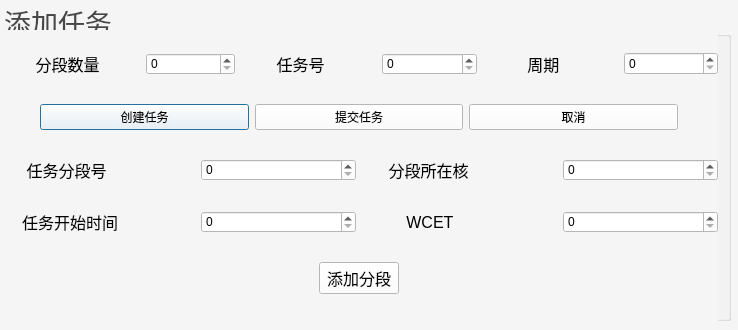
<?xml version="1.0" encoding="UTF-8"?>
<ui version="4.0">
 <class>addTask</class>
 <widget class="QDialog" name="addTask">
  <property name="geometry">
   <rect>
    <x>0</x>
    <y>0</y>
    <width>738</width>
    <height>330</height>
   </rect>
  </property>
  <property name="sizePolicy">
   <sizepolicy hsizetype="Preferred" vsizetype="Preferred">
    <horstretch>0</horstretch>
    <verstretch>0</verstretch>
   </sizepolicy>
  </property>
  <property name="windowTitle">
   <string>Dialog</string>
  </property>
  <property name="styleSheet">
   <string notr="true">color: rgb(71, 71, 71);
background-color: rgb(245, 245, 245);
border-color: rgb(18, 18, 18);</string>
  </property>
  <widget class="QGroupBox" name="groupBox">
   <property name="geometry">
    <rect>
     <x>0</x>
     <y>0</y>
     <width>731</width>
     <height>321</height>
    </rect>
   </property>
   <property name="sizePolicy">
    <sizepolicy hsizetype="Preferred" vsizetype="Fixed">
     <horstretch>0</horstretch>
     <verstretch>0</verstretch>
    </sizepolicy>
   </property>
   <property name="font">
    <font>
     <pointsize>20</pointsize>
    </font>
   </property>
   <property name="styleSheet">
    <string notr="true">color: rgb(71, 71, 71);
background-color: rgb(245, 245, 245);
border-color: rgb(18, 18, 18);</string>
   </property>
   <property name="title">
    <string>添加任务</string>
   </property>
   <property name="flat">
    <bool>false</bool>
   </property>
   <property name="checkable">
    <bool>false</bool>
   </property>
   <widget class="QWidget" name="verticalLayoutWidget">
    <property name="geometry">
     <rect>
      <x>0</x>
      <y>30</y>
      <width>718</width>
      <height>291</height>
     </rect>
    </property>
    <layout class="QVBoxLayout" name="verticalLayout_3">
     <item>
      <layout class="QHBoxLayout" name="horizontalLayout_4">
       <item>
        <layout class="QHBoxLayout" name="horizontalLayout_3">
         <item>
          <widget class="QLabel" name="label_7">
           <property name="maximumSize">
            <size>
             <width>16777215</width>
             <height>16777215</height>
            </size>
           </property>
           <property name="font">
            <font>
             <pointsize>12</pointsize>
            </font>
           </property>
           <property name="styleSheet">
            <string notr="true">color: rgb(0, 0, 0);</string>
           </property>
           <property name="text">
            <string>        分段数量</string>
           </property>
          </widget>
         </item>
         <item>
          <spacer name="horizontalSpacer_10">
           <property name="orientation">
            <enum>Qt::Horizontal</enum>
           </property>
           <property name="sizeType">
            <enum>QSizePolicy::Fixed</enum>
           </property>
           <property name="sizeHint" stdset="0">
            <size>
             <width>40</width>
             <height>20</height>
            </size>
           </property>
          </spacer>
         </item>
         <item>
          <widget class="QSpinBox" name="sections">
           <property name="styleSheet">
            <string notr="true">color: rgb(0, 0, 0);
font: 12pt &quot;Consolas&quot;;
background-color: rgb(255, 255, 255);</string>
           </property>
          </widget>
         </item>
        </layout>
       </item>
       <item>
        <layout class="QHBoxLayout" name="horizontalLayout_12">
         <item>
          <widget class="QLabel" name="label_6">
           <property name="font">
            <font>
             <pointsize>12</pointsize>
            </font>
           </property>
           <property name="styleSheet">
            <string notr="true">color: rgb(0, 0, 0);</string>
           </property>
           <property name="text">
            <string>        任务号</string>
           </property>
          </widget>
         </item>
         <item>
          <spacer name="horizontalSpacer_5">
           <property name="orientation">
            <enum>Qt::Horizontal</enum>
           </property>
           <property name="sizeType">
            <enum>QSizePolicy::Fixed</enum>
           </property>
           <property name="sizeHint" stdset="0">
            <size>
             <width>40</width>
             <height>20</height>
            </size>
           </property>
          </spacer>
         </item>
         <item>
          <widget class="QSpinBox" name="task_id">
           <property name="styleSheet">
            <string notr="true">color: rgb(0, 0, 0);
font: 12pt &quot;Consolas&quot;;
background-color: rgb(255, 255, 255);</string>
           </property>
          </widget>
         </item>
        </layout>
       </item>
       <item>
        <layout class="QHBoxLayout" name="horizontalLayout_15">
         <item>
          <widget class="QLabel" name="label_5">
           <property name="sizePolicy">
            <sizepolicy hsizetype="Preferred" vsizetype="Preferred">
             <horstretch>0</horstretch>
             <verstretch>0</verstretch>
            </sizepolicy>
           </property>
           <property name="font">
            <font>
             <pointsize>12</pointsize>
            </font>
           </property>
           <property name="styleSheet">
            <string notr="true">color: rgb(0, 0, 0);</string>
           </property>
           <property name="text">
            <string>          周期</string>
           </property>
          </widget>
         </item>
         <item>
          <spacer name="horizontalSpacer_6">
           <property name="orientation">
            <enum>Qt::Horizontal</enum>
           </property>
           <property name="sizeType">
            <enum>QSizePolicy::Fixed</enum>
           </property>
           <property name="sizeHint" stdset="0">
            <size>
             <width>40</width>
             <height>20</height>
            </size>
           </property>
          </spacer>
         </item>
         <item>
          <widget class="QSpinBox" name="period">
           <property name="sizePolicy">
            <sizepolicy hsizetype="Ignored" vsizetype="Fixed">
             <horstretch>0</horstretch>
             <verstretch>0</verstretch>
            </sizepolicy>
           </property>
           <property name="maximumSize">
            <size>
             <width>110</width>
             <height>23</height>
            </size>
           </property>
           <property name="styleSheet">
            <string notr="true">color: rgb(0, 0, 0);
font: 12pt &quot;Consolas&quot;;
background-color: rgb(255, 255, 255);</string>
           </property>
          </widget>
         </item>
        </layout>
       </item>
      </layout>
     </item>
     <item>
      <layout class="QHBoxLayout" name="horizontalLayout_13">
       <item>
        <spacer name="horizontalSpacer_7">
         <property name="orientation">
          <enum>Qt::Horizontal</enum>
         </property>
         <property name="sizeType">
          <enum>QSizePolicy::Preferred</enum>
         </property>
         <property name="sizeHint" stdset="0">
          <size>
           <width>40</width>
           <height>20</height>
          </size>
         </property>
        </spacer>
       </item>
       <item>
        <widget class="QPushButton" name="Create">
         <property name="styleSheet">
          <string notr="true">color: rgb(0, 0, 0);
font: 12pt &quot;Consolas&quot;;
background-color: rgb(255, 255, 255);</string>
         </property>
         <property name="text">
          <string>创建任务</string>
         </property>
        </widget>
       </item>
       <item>
        <widget class="QPushButton" name="Submit">
         <property name="enabled">
          <bool>true</bool>
         </property>
         <property name="styleSheet">
          <string notr="true">color: rgb(0, 0, 0);
font: 12pt &quot;Consolas&quot;;
background-color: rgb(255, 255, 255);</string>
         </property>
         <property name="text">
          <string>提交任务</string>
         </property>
         <property name="autoDefault">
          <bool>true</bool>
         </property>
         <property name="default">
          <bool>false</bool>
         </property>
        </widget>
       </item>
       <item>
        <widget class="QPushButton" name="Delete">
         <property name="styleSheet">
          <string notr="true">color: rgb(0, 0, 0);
font: 12pt &quot;Consolas&quot;;
background-color: rgb(255, 255, 255);</string>
         </property>
         <property name="text">
          <string>取消</string>
         </property>
        </widget>
       </item>
       <item>
        <spacer name="horizontalSpacer_8">
         <property name="orientation">
          <enum>Qt::Horizontal</enum>
         </property>
         <property name="sizeType">
          <enum>QSizePolicy::Preferred</enum>
         </property>
         <property name="sizeHint" stdset="0">
          <size>
           <width>40</width>
           <height>20</height>
          </size>
         </property>
        </spacer>
       </item>
      </layout>
     </item>
     <item>
      <layout class="QHBoxLayout" name="horizontalLayout_5">
       <item>
        <layout class="QHBoxLayout" name="horizontalLayout_9">
         <item>
          <widget class="QLabel" name="label_3">
           <property name="sizePolicy">
            <sizepolicy hsizetype="Preferred" vsizetype="Preferred">
             <horstretch>0</horstretch>
             <verstretch>0</verstretch>
            </sizepolicy>
           </property>
           <property name="font">
            <font>
             <pointsize>12</pointsize>
            </font>
           </property>
           <property name="styleSheet">
            <string notr="true">color: rgb(0, 0, 0);</string>
           </property>
           <property name="text">
            <string>      任务分段号</string>
           </property>
          </widget>
         </item>
         <item>
          <spacer name="horizontalSpacer_3">
           <property name="orientation">
            <enum>Qt::Horizontal</enum>
           </property>
           <property name="sizeType">
            <enum>QSizePolicy::Fixed</enum>
           </property>
           <property name="sizeHint" stdset="0">
            <size>
             <width>40</width>
             <height>20</height>
            </size>
           </property>
          </spacer>
         </item>
         <item>
          <widget class="QSpinBox" name="section_number">
           <property name="sizePolicy">
            <sizepolicy hsizetype="Minimum" vsizetype="Fixed">
             <horstretch>0</horstretch>
             <verstretch>0</verstretch>
            </sizepolicy>
           </property>
           <property name="styleSheet">
            <string notr="true">color: rgb(0, 0, 0);
font: 12pt &quot;Consolas&quot;;
background-color: rgb(255, 255, 255);</string>
           </property>
          </widget>
         </item>
        </layout>
       </item>
       <item>
        <layout class="QHBoxLayout" name="horizontalLayout_11">
         <item>
          <widget class="QLabel" name="label_4">
           <property name="font">
            <font>
             <pointsize>12</pointsize>
            </font>
           </property>
           <property name="styleSheet">
            <string notr="true">color: rgb(0, 0, 0);</string>
           </property>
           <property name="text">
            <string>      分段所在核</string>
           </property>
          </widget>
         </item>
         <item>
          <spacer name="horizontalSpacer_4">
           <property name="orientation">
            <enum>Qt::Horizontal</enum>
           </property>
           <property name="sizeType">
            <enum>QSizePolicy::Fixed</enum>
           </property>
           <property name="sizeHint" stdset="0">
            <size>
             <width>40</width>
             <height>20</height>
            </size>
           </property>
          </spacer>
         </item>
         <item>
          <widget class="QSpinBox" name="section_core">
           <property name="styleSheet">
            <string notr="true">color: rgb(0, 0, 0);
font: 12pt &quot;Consolas&quot;;
background-color: rgb(255, 255, 255);</string>
           </property>
          </widget>
         </item>
        </layout>
       </item>
      </layout>
     </item>
     <item>
      <layout class="QHBoxLayout" name="horizontalLayout_6">
       <item>
        <layout class="QHBoxLayout" name="horizontalLayout_7">
         <item>
          <widget class="QLabel" name="label">
           <property name="font">
            <font>
             <pointsize>12</pointsize>
            </font>
           </property>
           <property name="styleSheet">
            <string notr="true">color: rgb(0, 0, 0);</string>
           </property>
           <property name="text">
            <string>     任务开始时间</string>
           </property>
          </widget>
         </item>
         <item>
          <spacer name="horizontalSpacer">
           <property name="orientation">
            <enum>Qt::Horizontal</enum>
           </property>
           <property name="sizeType">
            <enum>QSizePolicy::Fixed</enum>
           </property>
           <property name="sizeHint" stdset="0">
            <size>
             <width>40</width>
             <height>20</height>
            </size>
           </property>
          </spacer>
         </item>
         <item>
          <widget class="QSpinBox" name="start_time">
           <property name="styleSheet">
            <string notr="true">color: rgb(0, 0, 0);
font: 12pt &quot;Consolas&quot;;
background-color: rgb(255, 255, 255);</string>
           </property>
          </widget>
         </item>
        </layout>
       </item>
       <item>
        <layout class="QHBoxLayout" name="horizontalLayout_8">
         <item>
          <widget class="QLabel" name="label_2">
           <property name="font">
            <font>
             <pointsize>12</pointsize>
            </font>
           </property>
           <property name="styleSheet">
            <string notr="true">color: rgb(0, 0, 0);</string>
           </property>
           <property name="text">
            <string>          WCET</string>
           </property>
          </widget>
         </item>
         <item>
          <spacer name="horizontalSpacer_2">
           <property name="orientation">
            <enum>Qt::Horizontal</enum>
           </property>
           <property name="sizeType">
            <enum>QSizePolicy::Fixed</enum>
           </property>
           <property name="sizeHint" stdset="0">
            <size>
             <width>40</width>
             <height>20</height>
            </size>
           </property>
          </spacer>
         </item>
         <item>
          <widget class="QSpinBox" name="wcet">
           <property name="styleSheet">
            <string notr="true">color: rgb(0, 0, 0);
font: 12pt &quot;Consolas&quot;;
background-color: rgb(255, 255, 255);</string>
           </property>
          </widget>
         </item>
        </layout>
       </item>
      </layout>
     </item>
     <item>
      <layout class="QHBoxLayout" name="horizontalLayout">
       <item>
        <layout class="QHBoxLayout" name="horizontalLayout_10">
         <property name="spacing">
          <number>4</number>
         </property>
         <item>
          <widget class="QPushButton" name="Add">
           <property name="sizePolicy">
            <sizepolicy hsizetype="Fixed" vsizetype="Fixed">
             <horstretch>0</horstretch>
             <verstretch>0</verstretch>
            </sizepolicy>
           </property>
           <property name="font">
            <font>
             <family>Consolas</family>
             <pointsize>12</pointsize>
             <italic>false</italic>
             <bold>false</bold>
            </font>
           </property>
           <property name="styleSheet">
            <string notr="true">color: rgb(0, 0, 0);
font: 12pt &quot;Consolas&quot;;
background-color: rgb(255, 255, 255);</string>
           </property>
           <property name="text">
            <string>添加分段</string>
           </property>
          </widget>
         </item>
        </layout>
       </item>
      </layout>
     </item>
    </layout>
   </widget>
  </widget>
 </widget>
 <resources/>
 <connections/>
</ui>
